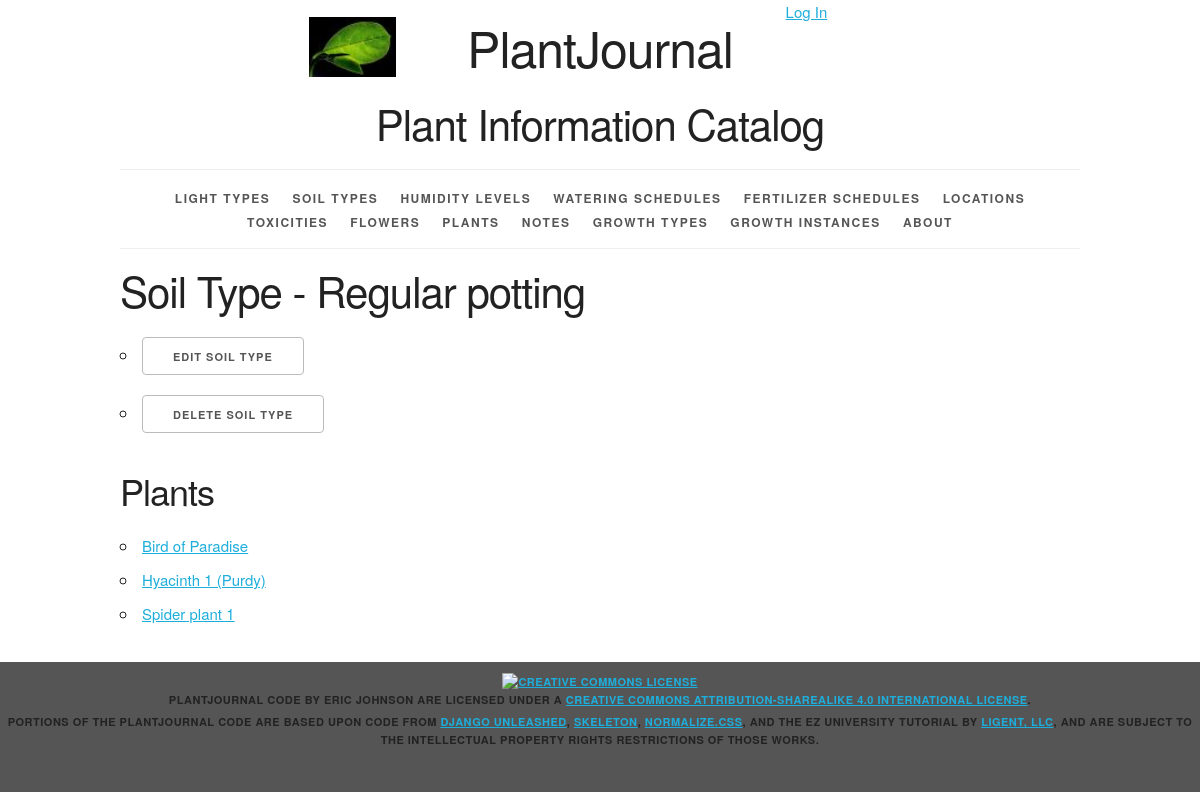
/soil/3/, run on the app's committed database.
### plantjournal/models.py (models this page shows, shortened)
class Soil(models.Model):
    soil_id = models.AutoField(primary_key=True)
    soil_type = models.CharField(max_length=45, unique=True)
    def __str__(self):
        return '%s' % self.soil_type
    def get_update_url(self):
        return reverse('plantjournal_soil_update_urlpattern',
                       kwargs={'pk': self.pk})
    def get_delete_url(self):
        return reverse('plantjournal_soil_delete_urlpattern',
                       kwargs={'pk': self.pk})
    class Meta:
        ordering = ['soil_type']

class Plant(models.Model):
    plant_id = models.AutoField(primary_key=True)
    plant_name = models.CharField(max_length=45)
    plant_number = models.CharField(max_length=45, blank=True, default='')
    plant_nickname = models.CharField(max_length=45, blank=True, default='')
    plant_latin_name = models.CharField(max_length=100, blank=True, default='')
    plant_description = models.TextField(blank=True, default='')
    light = models.ForeignKey(Light, related_name='plants', on_delete=models.PROTECT, blank=True, null=True, default='')
    soil = models.ForeignKey(Soil, related_name='plants', on_delete=models.PROTECT, blank=True, null=True, default='')
    humidity = models.ForeignKey(Humidity, related_name='plants', on_delete=models.PROTECT, blank=True, null=True,
                                 default='')
    water = models.ForeignKey(Water, related_name='plants', on_delete=models.PROTECT, blank=True, null=True, default='')
    fertilizer = models.ForeignKey(Fertilizer, related_name='plants', on_delete=models.PROTECT, blank=True, null=True,
                                   default='')
    toxicity = models.ForeignKey(Toxicity, related_name='plants', on_delete=models.PROTECT, blank=True, null=True,
                                 default='')
    location = models.ForeignKey(Location, related_name='plants', on_delete=models.PROTECT, blank=True, null=True,
                                 default='')
    flower = models.ForeignKey(Flower, related_name='plants', on_delete=models.PROTECT, blank=True, null=True,
                               default='')
    def __str__(self):
        if self.plant_number == '':
            if self.plant_nickname == '':
                return '%s' % self.plant_name
            else:
                return '%s (%s)' % (self.plant_name, self.plant_nickname)
        else:
            if self.plant_nickname == '':
                return '%s %s' % (self.plant_name, self.plant_number)
            else:
                return '%s %s (%s)' % (self.plant_name, self.plant_number, self.plant_nickname)
    def get_absolute_url(self):
        return reverse('plantjournal_plant_detail_urlpattern',
                       kwargs={'pk': self.pk})
    class Meta:
        ordering = ['plant_name', 'plant_number', 'plant_nickname']
        unique_together = (('plant_name', 'plant_number', 'plant_nickname'),)

### plantjournal/views.py (the view)
class SoilDetail(View):
    def get(self, request, pk):
        soil = get_object_or_404(
            Soil,
            pk=pk
        )
        plant_list = soil.plants.all()
        return render(
            request,
            'plantjournal/soil_detail.html',
            {'soil': soil, 'plant_list': plant_list}
        )

### plantjournal/templates/plantjournal/soil_detail.html (shortened to what this page needs)
{% extends 'plantjournal/base.html' %}
{% block content %}
    <h2>Soil Type - {{ soil }}</h2>
    <ul>
        <li>
            <a href="{{ soil.get_update_url }}" class="button">
                Edit Soil Type
            </a>
        </li>
        <li>
            <a href="{{ soil.get_delete_url }}" class="button">
                Delete Soil Type
            </a>
        </li>
    </ul>
    <section>
        <h3>Plants</h3>
        <ul>
            {% for plant in plant_list %}
                <li>
                    <a href="{{ plant.get_absolute_url }}">{{ plant }}</a>
                </li>
            {% empty %}
                <li><em>There are currently no plants with this soil type.</em></li>
            {% endfor %}
        </ul>
    </section>
{% endblock %}

### plantjournal/static/plantjournal/skeleton.css (style rules this page uses)
html { font-size: 62.5%; }
body { font-size: 1.5em; line-height: 1.6; font-weight: 400; font-family: "Raleway", "HelveticaNeue", "Helvetica Neue", Helvetica, Arial, sans-serif; color: #222; }
h1, h2, h3, h4, h5, h6 { margin-top: 0; margin-bottom: 2rem; font-weight: 300; }
h2 { font-size: 3.6rem; line-height: 1.25; letter-spacing: -.1rem; }
h3 { font-size: 3.0rem; line-height: 1.3; letter-spacing: -.1rem; }
@media (min-width: 550px) { h2 { font-size: 4.2rem; } }
@media (min-width: 550px) { h3 { font-size: 3.6rem; } }
a { color: #1EAEDB; }
.button, button, input[type="submit"], input[type="reset"], input[type="button"] { display: inline-block; height: 38px; padding: 0 30px; color: #555; text-align: center; font-size: 11px; font-weight: 600; line-height: 38px; letter-spacing: .1rem; text-transform: uppercase; text-decoration: none; white-space: nowrap; background-color: transparent; border-radius: 4px; border: 1px solid #bbb; cursor: pointer; box-sizing: border-box; }
ul { list-style: circle inside; }
ol, ul { padding-left: 0; margin-top: 0; }
li { margin-bottom: 1rem; }
button, .button { margin-bottom: 1rem; }
pre, blockquote, dl, figure, table, p, ul, ol, form { margin-bottom: 2.5rem; }

### plantjournal/static/plantjournal/style.css (style rules this page uses)
html { height: 100%; background-color: #555; }
body { background-color: white; }

### data on the page
Soil: soil_type "Regular potting"
Plant: plant_number+plant_nickname+plant_name "Bird of Paradise"
Plant: plant_number+plant_nickname+plant_name "Hyacinth 1 (Purdy)"
Plant: plant_number+plant_nickname+plant_name "Spider plant 1"
